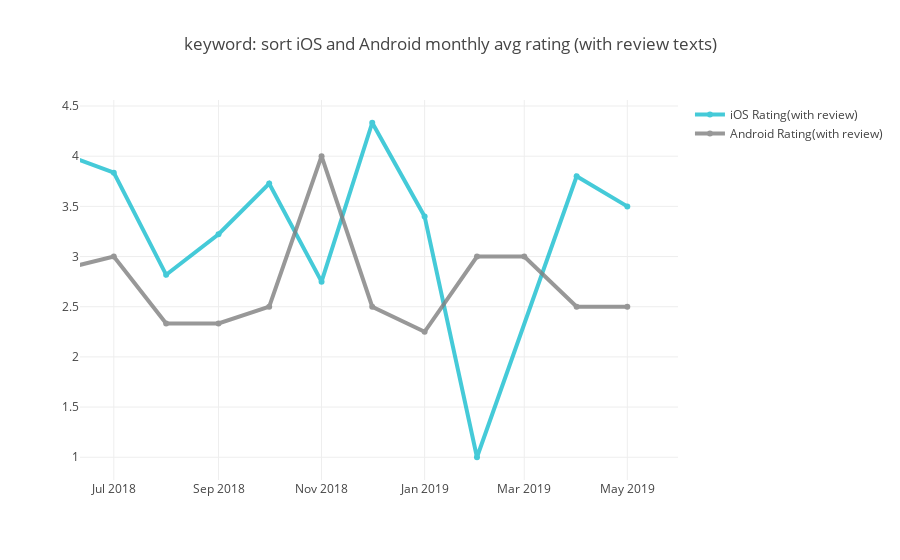

Source (notebook cell):
### Code cell
#show change

kw = "sort"

as_kw_to_review_sub= ios_kw_rating[ios_kw_rating["keyword"] == kw].sort_values("month_start",ascending=False)
gp_kw_to_review_sub = android_kw_rating[android_kw_rating["keyword"] == kw].sort_values("month_start",ascending=False)

# monthly trend
trace_ios = go.Scatter(
                x=as_kw_to_review_sub.month_start,
                y=as_kw_to_review_sub["Rating"],
                name = "iOS Rating(with review)",
                line = dict(color = '#17BECF', width = 4),
                opacity = 0.8)

trace_android = go.Scatter(
                x=gp_kw_to_review_sub.month_start,
                y=gp_kw_to_review_sub["Rating"],
                name = "Android Rating(with review)",
                line = dict(color = '#7F7F7F', width = 4),
                opacity = 0.8)

data = [trace_ios,trace_android]

layout = dict(
    title = "keyword: " + kw + " " +"iOS and Android monthly avg rating (with review texts)",
    xaxis = dict(
        range = ['2018-06-11','2019-05-31'])
)

fig = dict(data=data, layout=layout)
py.iplot(fig, filename = "Manually Set Range")

### Figure 1 — Plotly figure (JSON) as saved in the notebook; plotly's stock layout.template omitted (floating-point values rounded to 4 significant figures)
{"data": [{"line": {"color": "#17BECF", "width": 4}, "name": "iOS Rating(with review)", "opacity": 0.8, "type": "scatter", "uid": "81f6c336-1a71-4af9-96e6-4ed329b798e5", "x": ["2019-05-01", "2019-04-01", "2019-02-01", "2019-01-01", "2018-12-01", "2018-11-01", "2018-10-01", "2018-09-01", "2018-08-01", "2018-07-01", "2018-06-01", "2018-05-01"], "y": [3.5, 3.8, 1, 3.4, 4.333, 2.75, 3.727, 3.222, 2.818, 3.836, 4.023, 3]}, {"line": {"color": "#7F7F7F", "width": 4}, "name": "Android Rating(with review)", "opacity": 0.8, "type": "scatter", "uid": "682b5d2b-9250-4d5e-b75c-4b04bb0d907d", "x": ["2019-05-01", "2019-04-01", "2019-03-01", "2019-02-01", "2019-01-01", "2018-12-01", "2018-11-01", "2018-10-01", "2018-09-01", "2018-08-01", "2018-07-01", "2018-06-01", "2018-05-01"], "y": [2.5, 2.5, 3, 3, 2.25, 2.5, 4, 2.5, 2.333, 2.333, 3, 2.875, 3]}], "layout": {"title": "keyword: sort iOS and Android monthly avg rating (with review texts)", "xaxis": {"range": ["2018-06-11", "2019-05-31"]}}}
